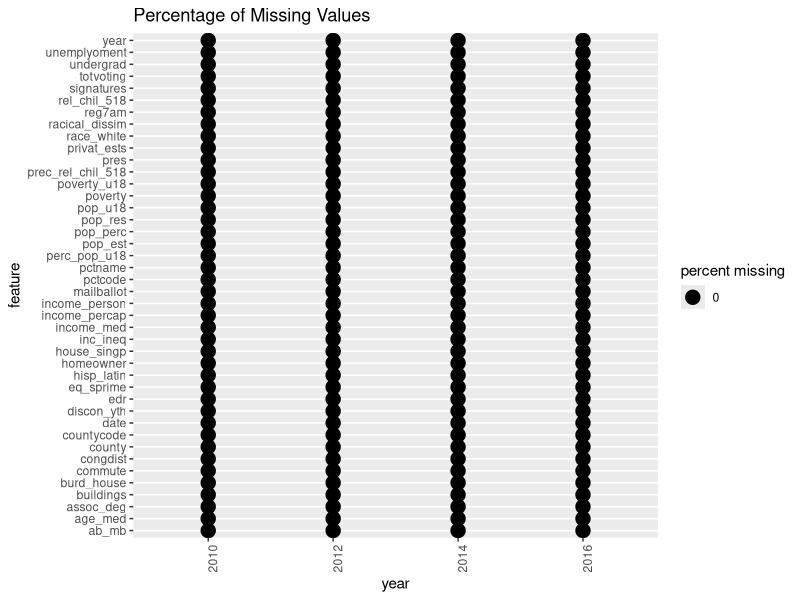
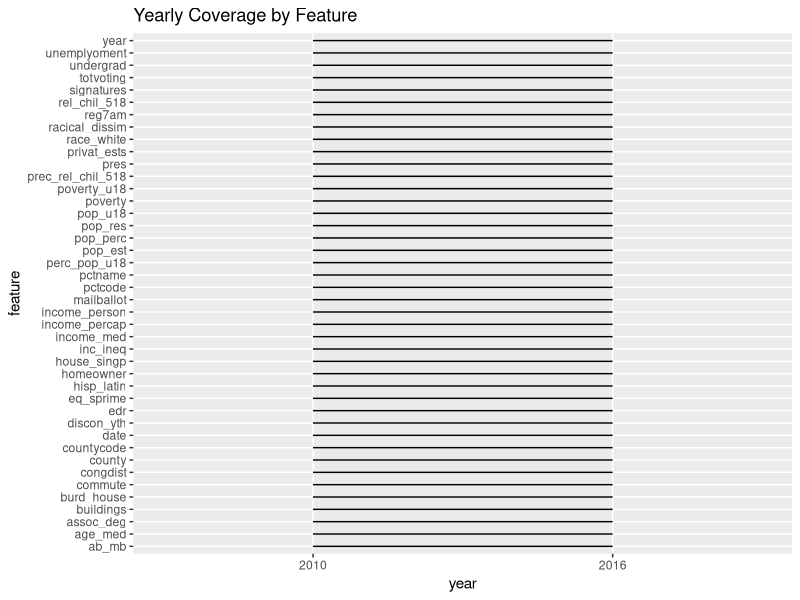

These charts were generated, in order, by the following R code:
# Joining datasets

# load packages
library(tidyverse)
library(skimr)

# read data
results <- read_csv("./data/processed/2008_2016_general_result.csv")
county_acs <- read_csv("./data/processed/combined_counties/combined_counties.csv")

# join and cleanse
comp_dat <- results %>% 
  left_join(county_acs, by = c("countycode", "year")) %>% 
  filter(!is.na(eq_sprime)) %>% 
  filter(year >= 2010) %>% 
  # remove missing 
  select(-snap, -poverty_perc, -net_mig, -prevent_admin, -real_wage_coladj, -patents, -crime, -civ_labor, -at_hpi, -pre_death, -age_pre_death)

# add 2016 st louis county data
comp_dat <- comp_dat %>% 
  mutate(unemplyoment = if_else(is.na(unemplyoment), 5.7, unemplyoment),
         pres = if_else(year %% 4 == 0, 1, 0))

# write data
write_rds(comp_dat, "./data/processed/competition_data.rds")

# check for completeness among variables
year_check <- function(var){
  comp_dat %>% 
    select(var, year) %>% 
    remove_missing() %>% 
    group_by(year) %>% 
    count() %>% 
    mutate(var = var)
}

vars <- names(comp_dat)

var_ranges <- bind_rows(map(vars, year_check)) %>% 
  group_by(var) %>% 
  summarise(min = min(year),
            max = max(year))

var_range_plot <- var_ranges %>% 
  ggplot(aes(y = factor(var), yend = factor(var))) +
  geom_segment(aes(x = factor(min), xend = factor(max))) +
  labs(
    x = "year",
    y = "feature",
    title = "Yearly Coverage by Feature"
  )

perc_missing <- function(var){
  comp_dat %>% 
    select(var, year) %>% 
    group_by(year) %>% 
    summarise(pna = sum(is.na(get(var)))/87) %>% 
    mutate(var = var)
}

var_p_na <- bind_rows(map(vars, perc_missing))

percent_missing_plot <- var_p_na %>% 
  filter(pna != 1) %>% 
  ggplot(aes(factor(year), factor(var), size = pna*100)) +
  geom_point() +
  theme(axis.text.x = element_text(angle = 90)) +
  labs(
    x = "year",
    y = "feature",
    size = "percent missing",
    title = "Percentage of Missing Values"
  )


